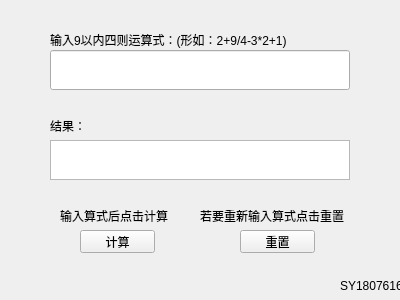
<?xml version="1.0" encoding="UTF-8"?>
<ui version="4.0">
 <class>MainWindow</class>
 <widget class="QMainWindow" name="MainWindow">
  <property name="geometry">
   <rect>
    <x>0</x>
    <y>0</y>
    <width>400</width>
    <height>300</height>
   </rect>
  </property>
  <property name="windowTitle">
   <string>MainWindow</string>
  </property>
  <widget class="QWidget" name="centralWidget">
   <widget class="QLineEdit" name="input">
    <property name="geometry">
     <rect>
      <x>50</x>
      <y>50</y>
      <width>300</width>
      <height>40</height>
     </rect>
    </property>
   </widget>
   <widget class="QTextBrowser" name="result">
    <property name="geometry">
     <rect>
      <x>50</x>
      <y>140</y>
      <width>300</width>
      <height>40</height>
     </rect>
    </property>
   </widget>
   <widget class="QLabel" name="label">
    <property name="geometry">
     <rect>
      <x>50</x>
      <y>30</y>
      <width>300</width>
      <height>20</height>
     </rect>
    </property>
    <property name="text">
     <string>输入9以内四则运算式：(形如：2+9/4-3*2+1)</string>
    </property>
   </widget>
   <widget class="QLabel" name="label_2">
    <property name="geometry">
     <rect>
      <x>50</x>
      <y>120</y>
      <width>54</width>
      <height>12</height>
     </rect>
    </property>
    <property name="text">
     <string>结果：</string>
    </property>
   </widget>
   <widget class="QPushButton" name="pushButton">
    <property name="geometry">
     <rect>
      <x>80</x>
      <y>230</y>
      <width>75</width>
      <height>23</height>
     </rect>
    </property>
    <property name="text">
     <string>计算</string>
    </property>
   </widget>
   <widget class="QPushButton" name="pushButton_2">
    <property name="geometry">
     <rect>
      <x>240</x>
      <y>230</y>
      <width>75</width>
      <height>23</height>
     </rect>
    </property>
    <property name="text">
     <string>重置</string>
    </property>
   </widget>
   <widget class="QLabel" name="label_3">
    <property name="geometry">
     <rect>
      <x>60</x>
      <y>210</y>
      <width>150</width>
      <height>12</height>
     </rect>
    </property>
    <property name="text">
     <string>输入算式后点击计算</string>
    </property>
   </widget>
   <widget class="QLabel" name="label_4">
    <property name="geometry">
     <rect>
      <x>200</x>
      <y>210</y>
      <width>150</width>
      <height>12</height>
     </rect>
    </property>
    <property name="text">
     <string>若要重新输入算式点击重置</string>
    </property>
   </widget>
   <widget class="QLabel" name="label_5">
    <property name="geometry">
     <rect>
      <x>340</x>
      <y>280</y>
      <width>60</width>
      <height>12</height>
     </rect>
    </property>
    <property name="text">
     <string>SY1807616</string>
    </property>
   </widget>
  </widget>
 </widget>
 <layoutdefault spacing="6" margin="11"/>
 <resources/>
 <connections/>
</ui>
